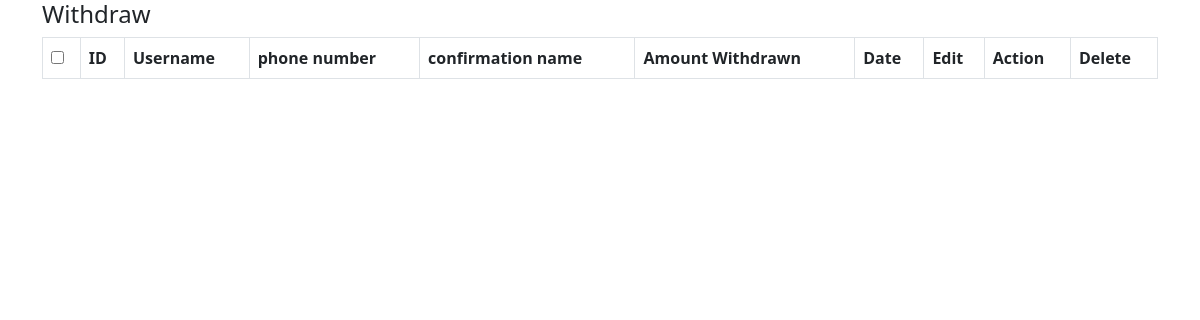
The app's page /amount_withdrawn/, older data.
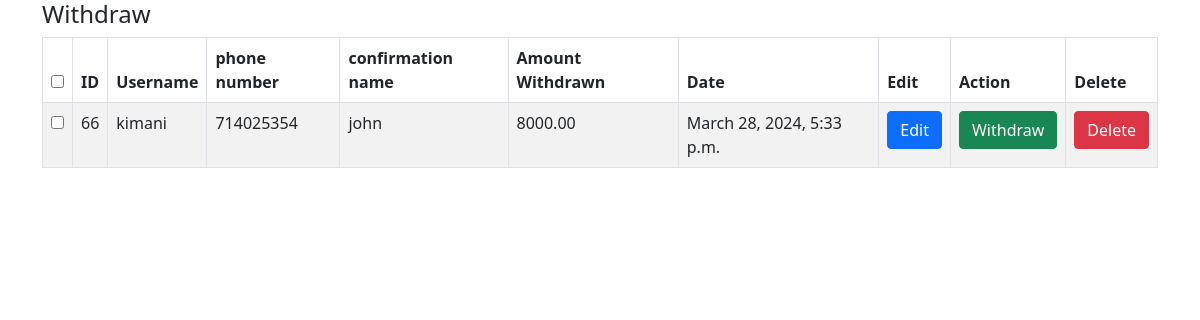
The same page, newer data.
### investor/models.py (models this page shows, shortened)
class WithdrawalRequest(models.Model):
    username = models.CharField(max_length=12, null=False, blank=False)
    phone_number = models.IntegerField(null=False, blank=False)
    amount = models.DecimalField(max_digits=10, decimal_places=2)
    confirmation_name = models.CharField(max_length=12, null=False, blank=False)
    status = models.BooleanField(default=False)
    date = models.DateTimeField(auto_now_add=True)

### investor/views.py (the view)
# urls.py: path('amount_withdrawn/', views.amount_withdrawn, name='amount_withdrawn'),
def amount_withdrawn(request):
    user = WithdrawalRequest.objects.all().order_by('-date')
    return render(request, 'transactions/withdrawal.html', {'user': user})

### investor/templates/transactions/withdrawal.html (shortened to what this page needs)
{% extends "base.html" %}
{% block content %}
 <div class="col-md-12">
        <div class="table-responsive">
		<table id="bootstrapdatatable" class="table table-striped table-bordered" width="100%">
        <thead>
            <th><input type="checkbox" id="checkall" /></th>
            <th>ID</th>
            <th>Username</th>
			<th>phone number</th>
			<th>confirmation name</th>
			<th>Amount Withdrawn</th>
			<th>Date</th>
            <th>Edit</th>
            <th>Action</th>
			<th>Delete</th>
        </thead>
        <tbody>
        {% for user in user  %}
            <tr>
            <td><input type="checkbox" class="checkthis" /></td>
            <td>{{ user.id }}</td>
            <td>{{ user.username }}</td>
			<td>{{ user.phone_number }}</td>
			<td>{{ user.confirmation_name }}</td>
			<td>{{ user.amount }}</td>
			<td>{{ user.date }}</td>
            <td><a href="/edit_withdraw/{{ user.id }}" class="btn btn-primary">Edit</a></td>
            <td><a href="/make_withdraw/{{ user.id }}" class="btn btn-success">Withdraw</a></td>
            <td><a href="/destroy_withdraw/{{ user.id }}" class="btn btn-danger">Delete</a></td>
			</tr>
		{% endfor %}
        </tbody>
        </table>
        </div>
    </div>
{% endblock content %}

Row changes from the older to the newer data that the page shows:
added WithdrawalRequest: id "66", username "kimani", phone_number "714025354", confirmation_name "john", amount "8000.00", date "March 28, 2024, 5:33 p.m."
